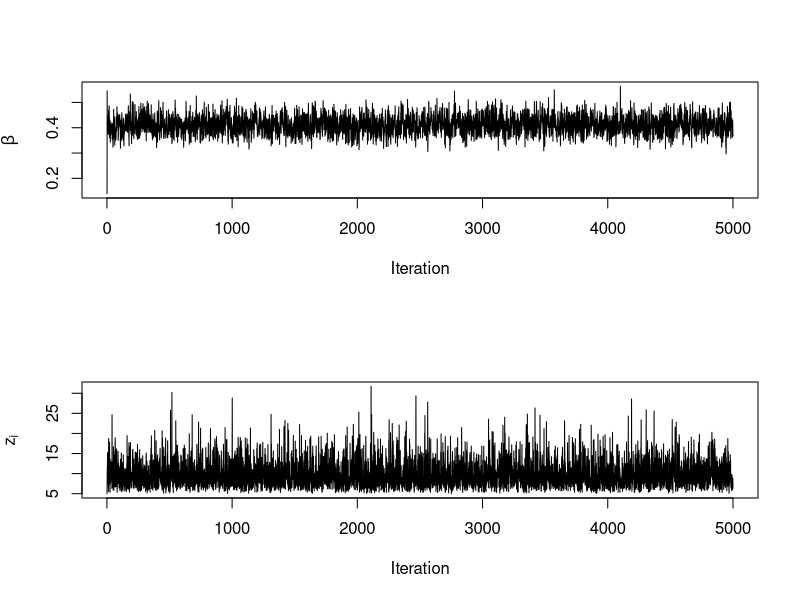
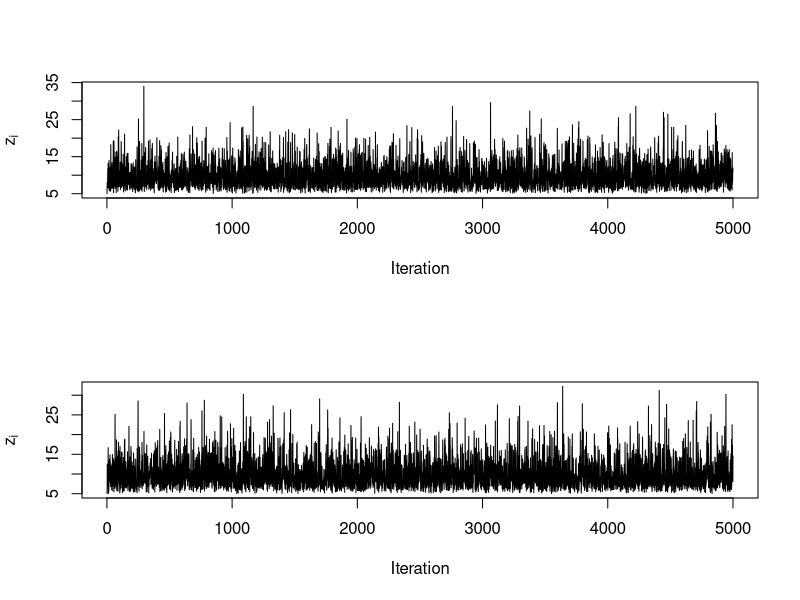
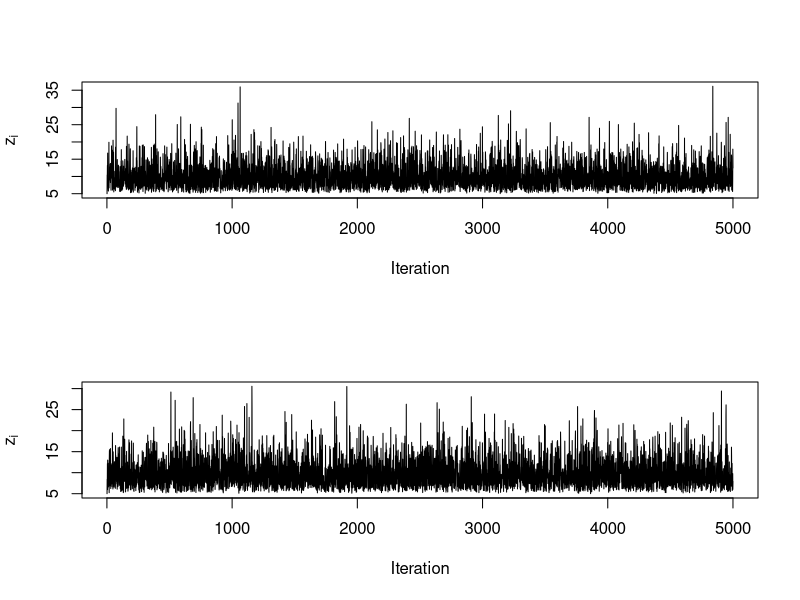
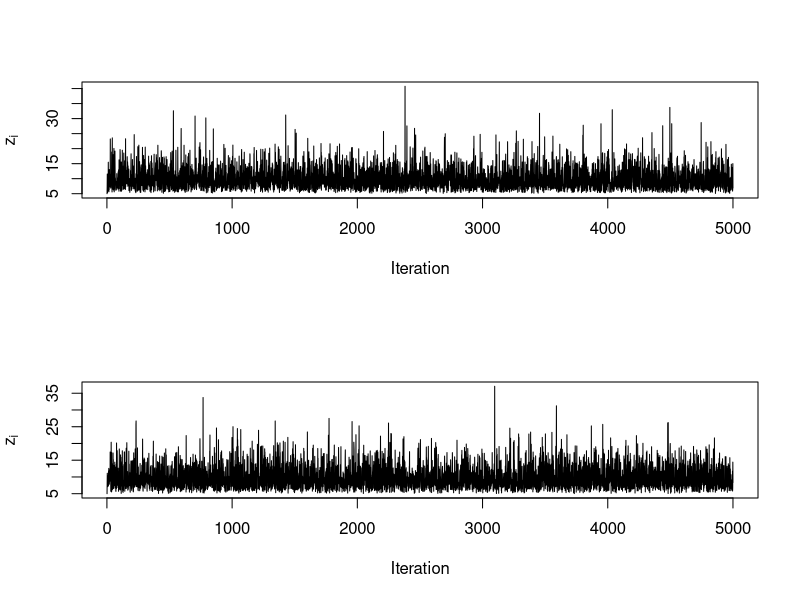
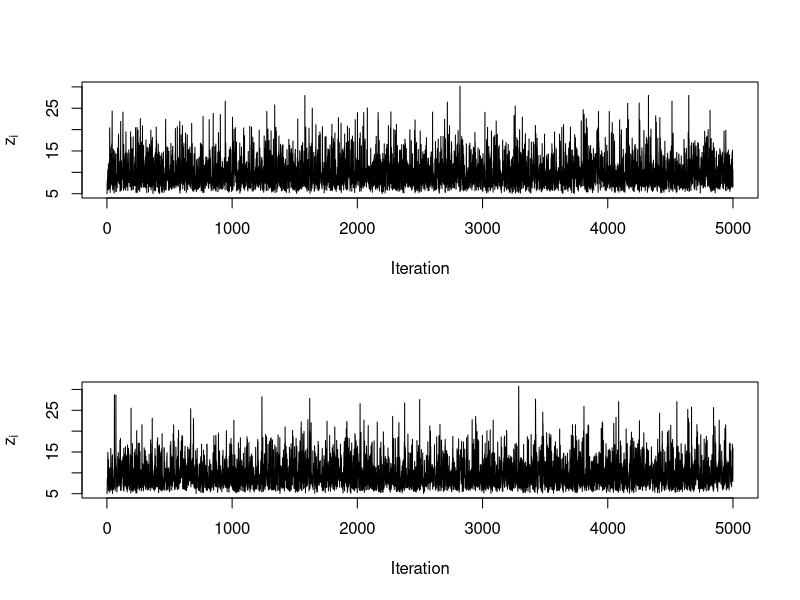
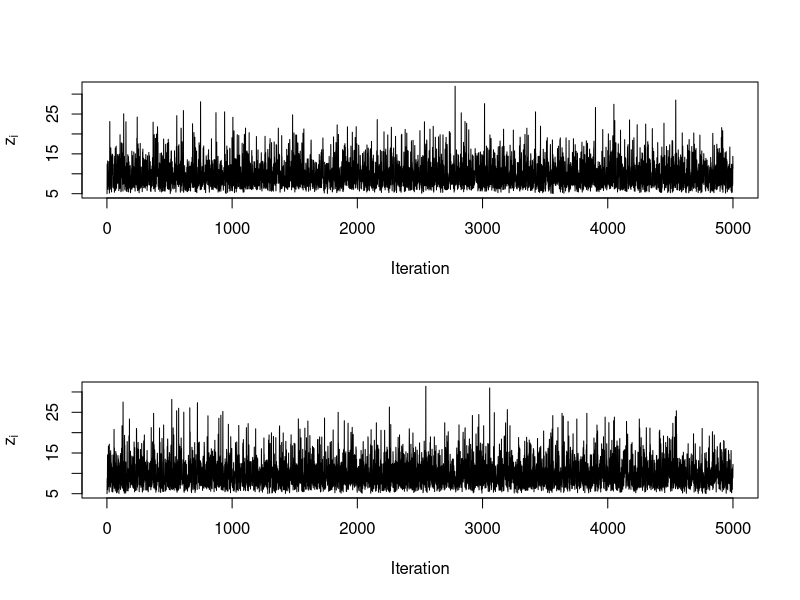
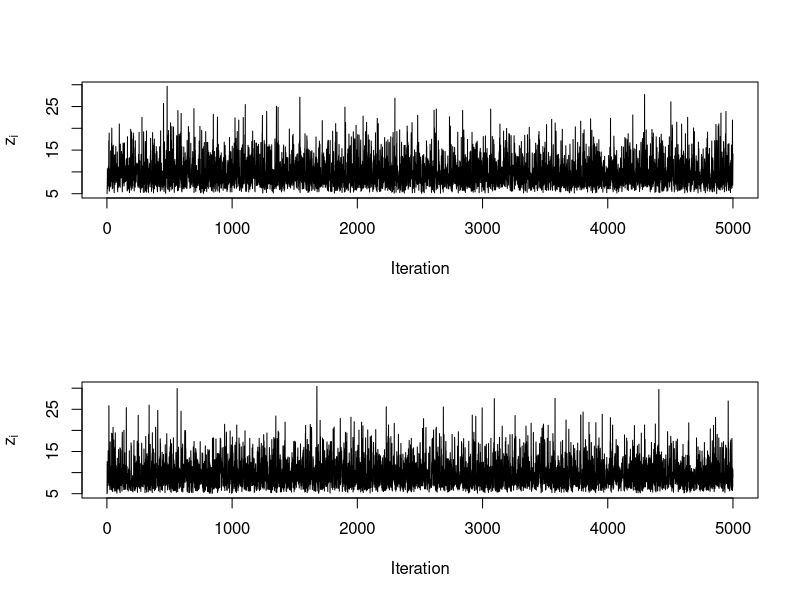
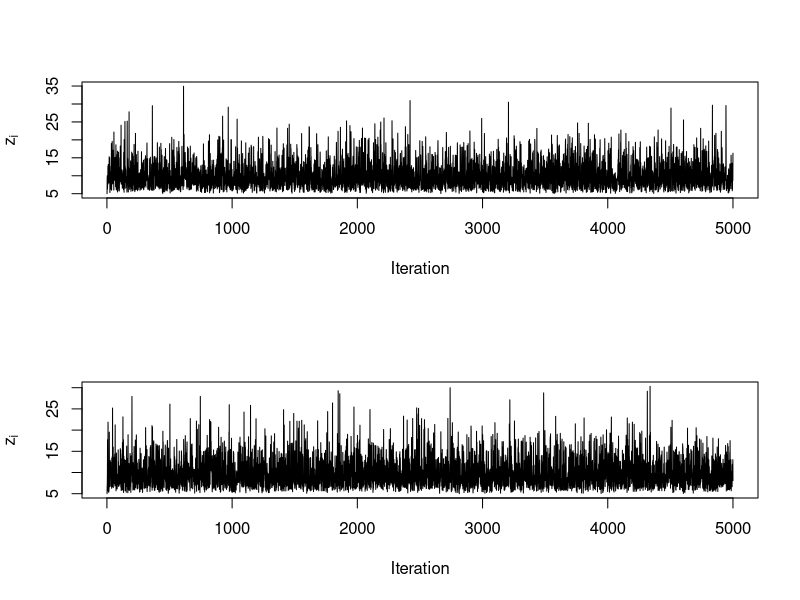

Write the R code that produced these figures, in order. (Note: this script raises an error after producing the figures.)
# =================
# ==== Q1 ////
# =================

mc = function(N) {
  # generate a draw of X
  X = rcauchy(N)
  
  total = 0
  for (i in 1:N) {
    if (X[i] > 2) {
      total = total + 1
    }
  }
  return(total/N)
}

# Test the function with N = 1000
p_hat = mc(1000)

# Check the true value of p
p_true = 1 - pcauchy(2)

mcMany = function(N, n) {
  out = vector(length=n)
  
  # independent realizations of p_hat
  for (i in 1:n) {
    out[i] = mc(N)
  }
  
  return(out)
}

# Estimate the mean and variance
vals = mcMany(500, 1000)
mean(vals)
var(vals)

# Compare to the true mean and variance of p_hat?
1-(mean(p_true) - mean(vals)) # very close!


# We do not need to check whether values of X_i are greater or smaller than a certain
# threshold since we are already computing the expected value of the normal distribution 
# based on its pdf.

imp=function(N)
{
  x <- 2/runif(N)
  return((1/N)*sum(x^2/(2*pi*(1+x^2))))
}

mcMany2 = function(N, n) {
  out = vector(length=n)
  
  for ( i in 1:n) {
    out[i] = imp(N)
  }
  
  return(out)
}

N <- 500
n <- 1000
p_hat_N <- mean(mcMany2(N, n))
var_p_hat_N <- var(mcMany2(N, n))

# compare with true mean and variance of pˆN
p_true_N <- 2/pi
var_p_true_N <- (4 - pi)/pi^2/N

# compute relative errors
rel_err_p <- abs(p_hat_N - p_true_N)/p_true_N
rel_err_var <- abs(var_p_hat_N - var_p_true_N)/var_p_true_N

rel_err_p
rel_err_var

# =================
# ==== Q2 //// (***)
# =================

#gamma(2, b)
# prior : b ~ Gamma(1,1)

# Inverse sampling
# 1. Generate N rand. variables from U(0, 1)
# 2. Calculate the corresponding z values using the inverse cdf of the truncated Gamma 
# distribution 
gammaT = function(N, sstar, beta) {
  u = runif(N)
  z = qgamma(u * (1 - pgamma(sstar, 2, beta)), 2, beta)
  return(z)
}

set.seed(3421)
data <- rgamma(100,2,0.5)
#Truncate anything bigger than 5
data[data>5] <- 5
data <- sort(data) #x=(x^o,x^c)

length(data[data<5]) # 66 precise obs

gibbs = function(N,x,sstar)
{
  a <- 1; b <- 1 #prior hyper-parameters
  n <- length(x)
  m <- length(x[x<5])
  x0 <- x[1:m] #observed survival times
  betaVec <- rep(0,N) #store beta samples here
  zMat <- matrix(0,nrow=N,ncol=(n-m)) #sore z samples here
  
  
  #Initialise (beta prior)
  beta <-  rgamma(1, 1)
  z <- rep(sstar,n-m)
  betaVec[1] <- beta; zMat[1,] <- z
  for(i in 2:N)
  {
    #update beta
    beta <- rgamma(1, a+2*n, b+sum(x[1:m]) + sum(z[1:(n-m)]))
    #update z (truncated distribution)
    z[x[(m+1):n] > sstar] = rgamma(sum(x[(m+1):n] > sstar), 2, beta)
    z[x[(m+1):n] <= sstar ] <- sstar + rgamma(sum(x[(m+1):n] <= sstar), 2, beta)
    #store
    betaVec[i] <- beta; zMat[i,] <- z
  }
  return(list(betaVec,zMat))
}

result = gibbs(N=5000, x=data, sstar=5)
beta_samples = result[[1]]
z_samples = result[[2]]

# Plot trace plots
par(mfrow = c(2, 1))
plot(beta_samples, type = "l", xlab = "Iteration", ylab = expression(beta))
for (i in 1:ncol(z_samples)) {
  plot(z_samples[, i], type = "l", xlab = "Iteration", ylab = expression(z[i]))
}

# Burn-in - remove 1000 iterations to be safe
burnin <- 1000
beta_samples <- beta_samples[(burnin + 1):length(beta_samples)]
z_samples <- z_samples[(burnin + 1):length]

# ??









